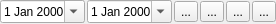
<?xml version="1.0" encoding="UTF-8"?>
<ui version="4.0">
 <class>SPeriodSelector</class>
 <widget class="QWidget" name="SPeriodSelector">
  <property name="geometry">
   <rect>
    <x>0</x>
    <y>0</y>
    <width>270</width>
    <height>24</height>
   </rect>
  </property>
  <property name="sizePolicy">
   <sizepolicy hsizetype="Preferred" vsizetype="Minimum">
    <horstretch>0</horstretch>
    <verstretch>0</verstretch>
   </sizepolicy>
  </property>
  <property name="windowTitle">
   <string>Form</string>
  </property>
  <layout class="QGridLayout" name="gridLayout">
   <property name="leftMargin">
    <number>0</number>
   </property>
   <property name="topMargin">
    <number>0</number>
   </property>
   <property name="rightMargin">
    <number>0</number>
   </property>
   <property name="bottomMargin">
    <number>0</number>
   </property>
   <property name="spacing">
    <number>0</number>
   </property>
   <item row="0" column="0">
    <layout class="QHBoxLayout" name="horizontalLayout">
     <property name="spacing">
      <number>2</number>
     </property>
     <item>
      <widget class="SDateEdit" name="dateEditPeriodBegin">
       <property name="enabled">
        <bool>true</bool>
       </property>
       <property name="minimumSize">
        <size>
         <width>85</width>
         <height>0</height>
        </size>
       </property>
       <property name="toolTip">
        <string>с 00:00:00</string>
       </property>
       <property name="buttonSymbols">
        <enum>QAbstractSpinBox::NoButtons</enum>
       </property>
       <property name="showGroupSeparator" stdset="0">
        <bool>false</bool>
       </property>
       <property name="calendarPopup">
        <bool>true</bool>
       </property>
      </widget>
     </item>
     <item>
      <widget class="SDateEdit" name="dateEditPeriodEnd">
       <property name="enabled">
        <bool>true</bool>
       </property>
       <property name="minimumSize">
        <size>
         <width>85</width>
         <height>0</height>
        </size>
       </property>
       <property name="toolTip">
        <string>до 23:59:59</string>
       </property>
       <property name="buttonSymbols">
        <enum>QAbstractSpinBox::NoButtons</enum>
       </property>
       <property name="calendarPopup">
        <bool>true</bool>
       </property>
      </widget>
     </item>
     <item>
      <widget class="QToolButton" name="toolButtonMovePrevPeriod">
       <property name="enabled">
        <bool>true</bool>
       </property>
       <property name="text">
        <string>...</string>
       </property>
       <property name="icon">
        <iconset resource="../styles/styles.qrc">
         <normaloff>:/icons/light/1F890_32.png</normaloff>:/icons/light/1F890_32.png</iconset>
       </property>
      </widget>
     </item>
     <item>
      <widget class="QToolButton" name="toolButtonMoveNextPeriod">
       <property name="enabled">
        <bool>true</bool>
       </property>
       <property name="text">
        <string>...</string>
       </property>
       <property name="icon">
        <iconset resource="../styles/styles.qrc">
         <normaloff>:/icons/light/1F892_32.png</normaloff>:/icons/light/1F892_32.png</iconset>
       </property>
      </widget>
     </item>
     <item>
      <widget class="QToolButton" name="toolButtonDefaultPeriod">
       <property name="enabled">
        <bool>true</bool>
       </property>
       <property name="toolTip">
        <string>С начала месяца</string>
       </property>
       <property name="text">
        <string>...</string>
       </property>
       <property name="icon">
        <iconset resource="../styles/styles.qrc">
         <normaloff>:/icons/light/21B9_32.png</normaloff>:/icons/light/21B9_32.png</iconset>
       </property>
      </widget>
     </item>
     <item>
      <widget class="QToolButton" name="toolButtonRefresh">
       <property name="enabled">
        <bool>true</bool>
       </property>
       <property name="toolTip">
        <string>С начала месяца</string>
       </property>
       <property name="text">
        <string>...</string>
       </property>
       <property name="icon">
        <iconset resource="../styles/styles.qrc">
         <normaloff>:/icons/light/1F5D8_32.png</normaloff>:/icons/light/1F5D8_32.png</iconset>
       </property>
      </widget>
     </item>
    </layout>
   </item>
  </layout>
 </widget>
 <customwidgets>
  <customwidget>
   <class>SDateEdit</class>
   <extends>QDateEdit</extends>
   <header location="global">SDateEdit</header>
  </customwidget>
 </customwidgets>
 <resources>
  <include location="../styles/styles.qrc"/>
 </resources>
 <connections/>
</ui>
